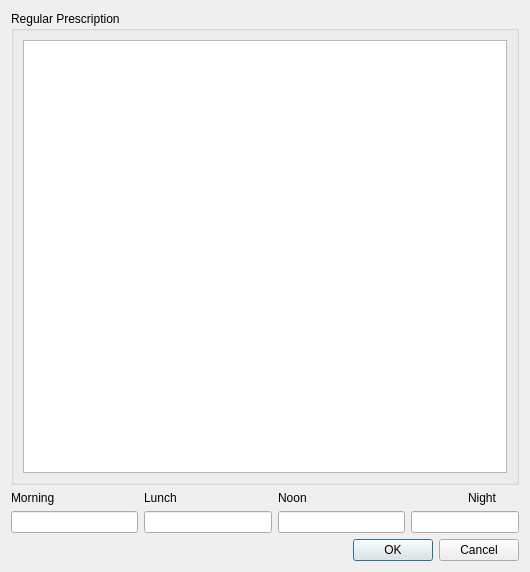
<?xml version="1.0" encoding="UTF-8"?>
<ui version="4.0">
 <class>RegularDrugDialog</class>
 <widget class="QDialog" name="RegularDrugDialog">
  <property name="geometry">
   <rect>
    <x>0</x>
    <y>0</y>
    <width>530</width>
    <height>572</height>
   </rect>
  </property>
  <property name="windowTitle">
   <string>Dialog</string>
  </property>
  <layout class="QVBoxLayout" name="verticalLayout">
   <item>
    <widget class="QGroupBox" name="groupBox">
     <property name="title">
      <string>Regular Prescription</string>
     </property>
     <layout class="QHBoxLayout" name="horizontalLayout">
      <item>
       <widget class="QTableView" name="m_data"/>
      </item>
     </layout>
    </widget>
   </item>
   <item>
    <layout class="QGridLayout" name="gridLayout">
     <item row="0" column="0">
      <widget class="QLabel" name="label">
       <property name="text">
        <string>Morning</string>
       </property>
      </widget>
     </item>
     <item row="0" column="1">
      <widget class="QLabel" name="label_2">
       <property name="text">
        <string>Lunch</string>
       </property>
      </widget>
     </item>
     <item row="0" column="2" colspan="2">
      <widget class="QLabel" name="label_3">
       <property name="text">
        <string>Noon</string>
       </property>
      </widget>
     </item>
     <item row="0" column="4">
      <widget class="QLabel" name="label_4">
       <property name="text">
        <string>Night</string>
       </property>
      </widget>
     </item>
     <item row="1" column="0">
      <widget class="QLineEdit" name="morningW"/>
     </item>
     <item row="1" column="1">
      <widget class="QLineEdit" name="lunchW"/>
     </item>
     <item row="1" column="2">
      <widget class="QLineEdit" name="noonW"/>
     </item>
     <item row="1" column="3" colspan="2">
      <widget class="QLineEdit" name="nightW"/>
     </item>
    </layout>
   </item>
   <item>
    <widget class="QDialogButtonBox" name="buttonBox">
     <property name="orientation">
      <enum>Qt::Horizontal</enum>
     </property>
     <property name="standardButtons">
      <set>QDialogButtonBox::Cancel|QDialogButtonBox::Ok</set>
     </property>
    </widget>
   </item>
  </layout>
 </widget>
 <resources/>
 <connections>
  <connection>
   <sender>buttonBox</sender>
   <signal>accepted()</signal>
   <receiver>RegularDrugDialog</receiver>
   <slot>accept()</slot>
   <hints>
    <hint type="sourcelabel">
     <x>248</x>
     <y>254</y>
    </hint>
    <hint type="destinationlabel">
     <x>157</x>
     <y>274</y>
    </hint>
   </hints>
  </connection>
  <connection>
   <sender>buttonBox</sender>
   <signal>rejected()</signal>
   <receiver>RegularDrugDialog</receiver>
   <slot>reject()</slot>
   <hints>
    <hint type="sourcelabel">
     <x>316</x>
     <y>260</y>
    </hint>
    <hint type="destinationlabel">
     <x>286</x>
     <y>274</y>
    </hint>
   </hints>
  </connection>
 </connections>
</ui>
